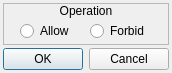
<?xml version="1.0" encoding="UTF-8"?>
<ui version="4.0">
 <class>ConfigureEvent_AllowDisallow</class>
 <widget class="QDialog" name="ConfigureEvent_AllowDisallow">
  <property name="geometry">
   <rect>
    <x>0</x>
    <y>0</y>
    <width>166</width>
    <height>73</height>
   </rect>
  </property>
  <property name="windowTitle">
   <string>Allow/Disallow </string>
  </property>
  <property name="windowIcon">
   <iconset resource="gui_icons.qrc">
    <normaloff>:/icons/openrpgmaker.png</normaloff>:/icons/openrpgmaker.png</iconset>
  </property>
  <property name="styleSheet">
   <string notr="true">.QFrame
{
	border-width: 1px;
	border-style: solid;
	border-color: palette(window-text);
}

.QFrame&gt;QLabel
{
	border-width: 0px;
	background-color: palette(window-text);
	color: palette(window);
	font-weight: bold;
}

.QFrame&gt;QCheckBox
{
	background-color: palette(window-text);
	border-width: 0px;
	border-style: none;
	color: palette(window);
	spacing: 3px;
	font-weight: bold;
	padding: 0px 0px 0px 3px;
}

.QFrame&gt;QCheckBox::indicator
{
	min-width: 8px;
	max-width: 8px;
	min-height: 8px;
	max-height: 8px;
	width: 8px;
	height: 8px;
	border-width: 2px;
	border-radius: 0px;
	border-style: ridge;
	border-color: palette(mid);
}

.QFrame&gt;QCheckBox::indicator:unchecked
{
	background-color: palette(base);
}

.QFrame&gt;QCheckBox::indicator:checked
{
	background-color: palette(window-text);
}

.QFrame&gt;QCheckBox::indicator:hover
{
	border-color: palette(highlight);
}</string>
  </property>
  <layout class="QVBoxLayout" name="verticalLayout_2">
   <property name="spacing">
    <number>3</number>
   </property>
   <property name="margin">
    <number>3</number>
   </property>
   <item>
    <widget class="QFrame" name="frame">
     <property name="frameShape">
      <enum>QFrame::StyledPanel</enum>
     </property>
     <property name="frameShadow">
      <enum>QFrame::Raised</enum>
     </property>
     <layout class="QVBoxLayout" name="verticalLayout">
      <property name="spacing">
       <number>0</number>
      </property>
      <property name="margin">
       <number>0</number>
      </property>
      <item>
       <widget class="QLabel" name="label">
        <property name="sizePolicy">
         <sizepolicy hsizetype="Preferred" vsizetype="Fixed">
          <horstretch>0</horstretch>
          <verstretch>0</verstretch>
         </sizepolicy>
        </property>
        <property name="text">
         <string>Operation</string>
        </property>
        <property name="alignment">
         <set>Qt::AlignCenter</set>
        </property>
       </widget>
      </item>
      <item>
       <widget class="QWidget" name="widget" native="true">
        <layout class="QHBoxLayout" name="horizontalLayout">
         <property name="spacing">
          <number>0</number>
         </property>
         <property name="leftMargin">
          <number>3</number>
         </property>
         <property name="topMargin">
          <number>0</number>
         </property>
         <property name="rightMargin">
          <number>0</number>
         </property>
         <property name="bottomMargin">
          <number>0</number>
         </property>
         <item>
          <widget class="QRadioButton" name="rbAllow">
           <property name="sizePolicy">
            <sizepolicy hsizetype="Fixed" vsizetype="Fixed">
             <horstretch>0</horstretch>
             <verstretch>0</verstretch>
            </sizepolicy>
           </property>
           <property name="text">
            <string>Allow </string>
           </property>
          </widget>
         </item>
         <item>
          <widget class="QRadioButton" name="rbForbid">
           <property name="sizePolicy">
            <sizepolicy hsizetype="Fixed" vsizetype="Fixed">
             <horstretch>0</horstretch>
             <verstretch>0</verstretch>
            </sizepolicy>
           </property>
           <property name="text">
            <string>Forbid </string>
           </property>
          </widget>
         </item>
        </layout>
       </widget>
      </item>
     </layout>
    </widget>
   </item>
   <item>
    <widget class="QDialogButtonBox" name="buttonBox">
     <property name="orientation">
      <enum>Qt::Horizontal</enum>
     </property>
     <property name="standardButtons">
      <set>QDialogButtonBox::Cancel|QDialogButtonBox::Ok</set>
     </property>
    </widget>
   </item>
  </layout>
 </widget>
 <resources>
  <include location="gui_icons.qrc"/>
 </resources>
 <connections>
  <connection>
   <sender>buttonBox</sender>
   <signal>accepted()</signal>
   <receiver>ConfigureEvent_AllowDisallow</receiver>
   <slot>accept()</slot>
   <hints>
    <hint type="sourcelabel">
     <x>248</x>
     <y>254</y>
    </hint>
    <hint type="destinationlabel">
     <x>157</x>
     <y>274</y>
    </hint>
   </hints>
  </connection>
  <connection>
   <sender>buttonBox</sender>
   <signal>rejected()</signal>
   <receiver>ConfigureEvent_AllowDisallow</receiver>
   <slot>reject()</slot>
   <hints>
    <hint type="sourcelabel">
     <x>316</x>
     <y>260</y>
    </hint>
    <hint type="destinationlabel">
     <x>286</x>
     <y>274</y>
    </hint>
   </hints>
  </connection>
 </connections>
</ui>
